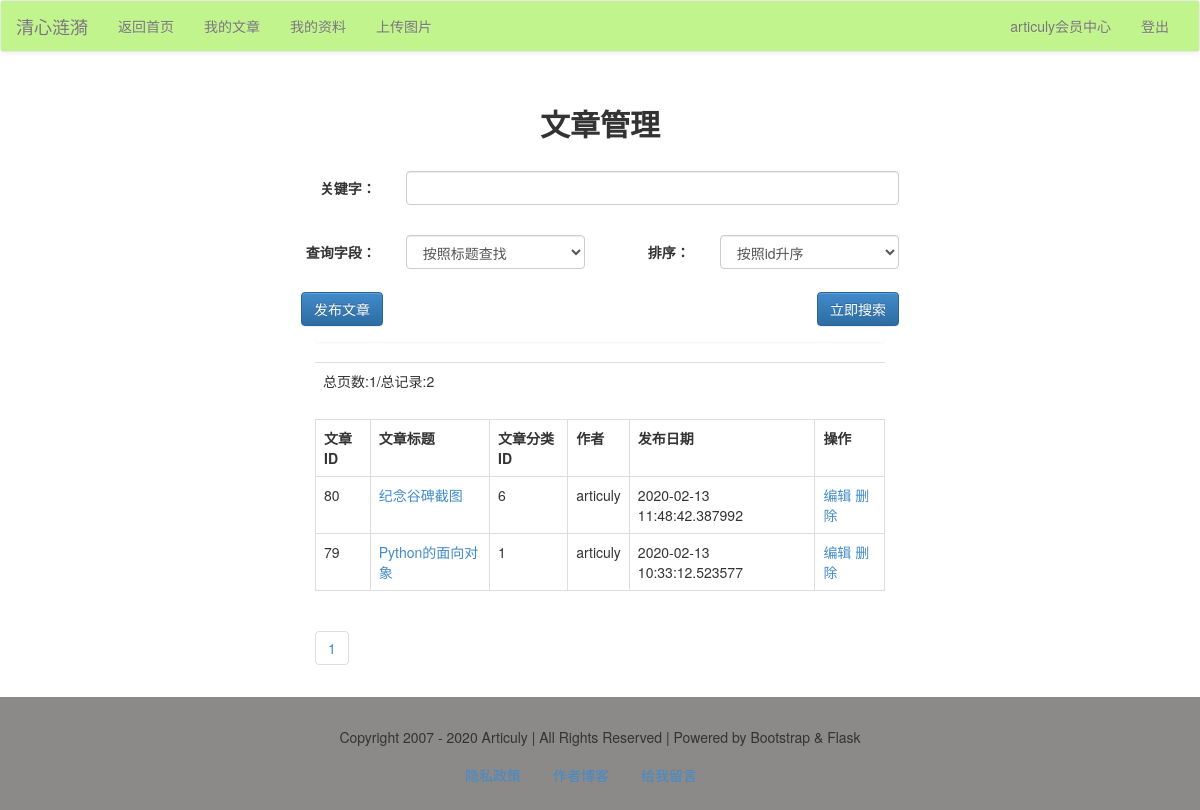
Before: /member/article/list/ (signed in) with the older database file.
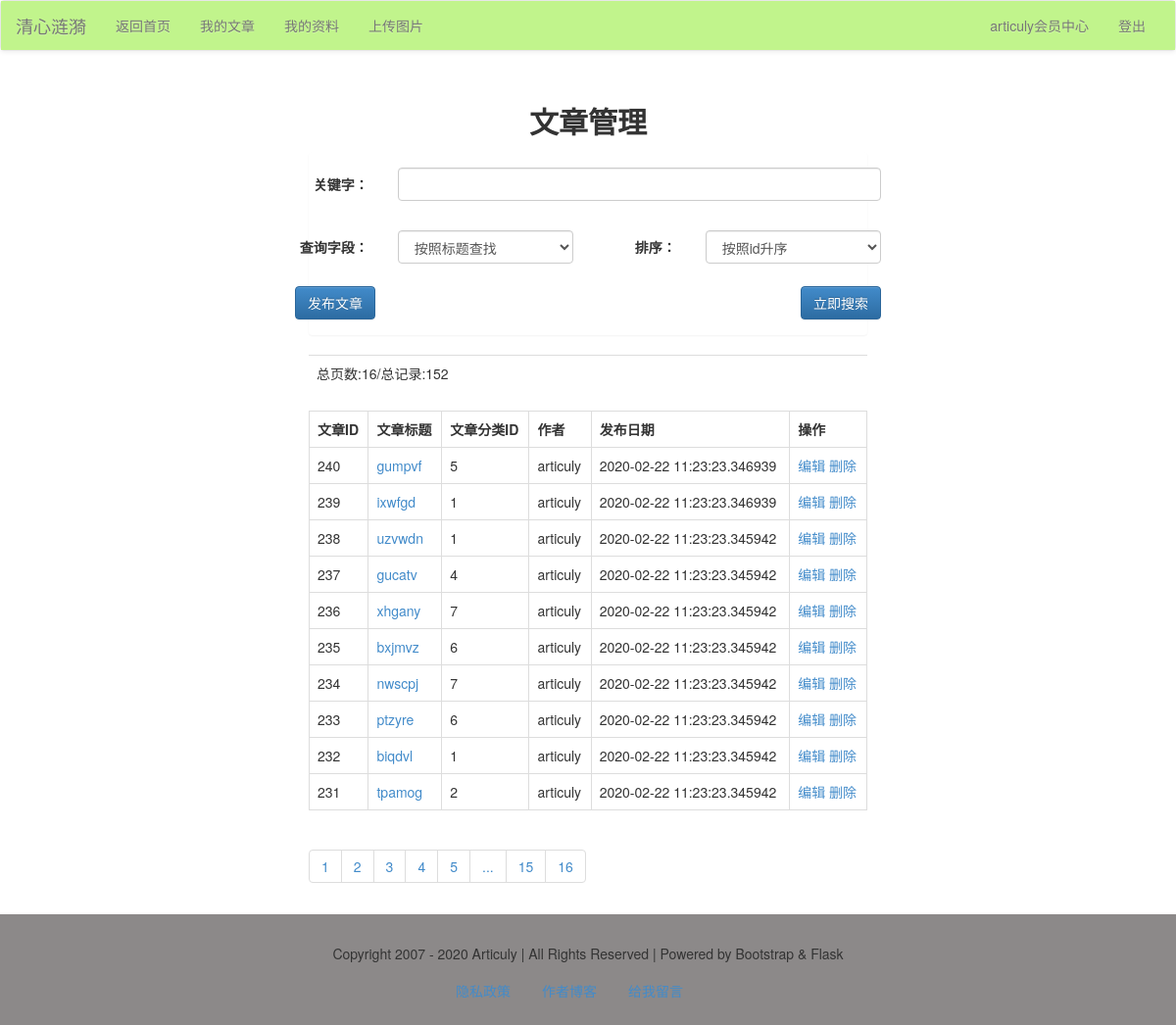
After: the same page with the newer database file.
### models.py (models this page shows)
class Article(db.Model):
    id = db.Column(db.Integer, primary_key=True)
    title = db.Column(db.String)
    thumb = db.Column(db.String)
    intro = db.Column(db.String)
    author = db.Column(db.String)
    content = db.Column(db.Text)
    pubdate = db.Column(db.DateTime, default=datetime.now)
    cate_id = db.Column(db.Integer, db.ForeignKey('category.cate_id'))

### member/articles.py (the view)
@member_app.route("/article/list/", methods=['get', 'post'])
def article_list():
    form = ArticleSearchForm()
    q = request.args.get('q')
    page = request.args.get('page', 1)
    if q is not None:
        form_field = request.args.get('field')
        form_order = request.args.get('order')
        if form_field == 'title':
            condition = Article.title.like('%%%s%%' % q)
        else:
            condition = Article.content.like('%%%s%%' % q)
        if form_order == '1':
            order = Article.id.asc()
        else:
            order = Article.id.desc()
        res = Article.query.filter(Article.author == session['user']).filter(condition).order_by(order).paginate(
            int(page), 10)
        articles = res.items
        pageList = res.iter_pages()
        total = res.total
        pages = res.pages
        return render_template('member/article/article_list.html', articles=articles, pageList=pageList, total=total,
                               pages=pages, form=form, q=q, field=form_field, order=form_order)
    else:
        res = Article.query.filter(Article.author == session['user']).order_by(Article.id.desc()).paginate(
            int(page), 10)
        articles = res.items
        pageList = res.iter_pages()
        total = res.total
        pages = res.pages
        return render_template("member/article/article_list.html", articles=articles, pageList=pageList, total=total,
                               pages=pages, form=form)

### forms/article_form.py
class ArticleSearchForm(FlaskForm):
    q = StringField('关键字：',
                    validators=[DataRequired()],
                    render_kw={'class': 'form-control'})
    field = SelectField('查询字段：',
                        choices=[('title', '按照标题查找'), ('content', '按照内容查找')],
                        render_kw={'class': 'form-control'})
    order = SelectField('排序：', choices=[('1', '按照id升序'), ('2', '按照id降序')],
                        render_kw={'class': 'form-control'})

### app.py (called while the page is built)
@app.context_processor
def account():
    username = session.get('user')
    return {'username': username}

@app.context_processor
def getCateList():
    cates = Category.query.all()
    return {'cates': cates}

### libs.py (called while the page is built)
def login_required(func):
    @wraps(func)
    def decorator_nest(*args, **kwargs):
        if not 'user' in session:
            return redirect(url_for('login'))
        else:
            print(func)
            return func(*args, **kwargs)
    return decorator_nest

### member/member_app.py (called while the page is built)
@member_app.before_request
@login_required
def is_login():
    print(session['user'])

### templates/member/article/article_list.html (shortened to what this page needs)
{% extends "member/member_base.html" %}
{% block content %}
    <div class="container-fluid">
        <div class="row">
            <div class="main col-lg-6 col-lg-offset-3 col-md-8 col-md-offset-2 col-sm-10 col-sm-offset-1 col-xs-12">
                <h2 class="text-center"><b>文章管理</b></h2>
                <div class="panel">
                    <form action="" method="get" class="form-horizontal">
                        <div class="row">
                            <div class="form-group">
                                <div class="col-xs-2 text-right">
                                    {{ form.q.label(class='control-label') }}
                                </div>
                                <div class="col-xs-10">
                                    {{ form.q }}
                                </div>
                            </div>
                        </div>
                        <div class="row">
                            <div class="form-group">
                                <div class="col-xs-2 text-right">
                                    {{ form.field.label(class='control-label') }}
                                </div>
                                <div class="col-xs-4">
                                    {{ form.field }}
                                </div>
                                <div class="col-xs-2 text-right">
                                    {{ form.order.label(class='control-label') }}
                                </div>
                                <div class="col-xs-4">
                                    {{ form.order }}
                                </div>
                            </div>
                        </div>
                        <div class="form-group ">
                            <a href="{{ url_for("member_app.article_post") }}"><input type="button" name="post"
                                                                                      class="btn btn-primary"
                                                                                      value="发布文章"></a>
                            <input type="submit" name="search" class="btn btn-primary pull-right" value="立即搜索">
                        </div>
                    </form>
                </div>
                <table class="table">
                    <tr>
                        <td>总页数:{{ pages }}/总记录:{{ total }}</td>
                    </tr>
                </table>
                <table class="table table-bordered">
                    <tr>
                        <th>文章ID</th>
                        <th>文章标题</th>
                        <th>文章分类ID</th>
                        <th>作者</th>
                        <th>发布日期</th>
                        <th>操作</th>
                    </tr>
                    {% for article in articles %}
                        <tr>
                            <td>{{ article.id }}</td>
                            <td>
                                <a href="{{ url_for("article_app.view", article_id=article.id) }}">{{ article.title }}</a>
                            </td>
                            <td>{{ article.cate_id }}</td>
                            <td>{{ article.author }}</td>
                            <td>{{ article.pubdate }}</td>
                            <td>
                                <a href="{{ url_for("member_app.article_edit", article_id=article.id) }}"
                                   target="_blank">编辑</a>
                                <a href="{{ url_for("member_app.article_delete", article_id=article.id) }}">删除</a>
                            </td>
                        </tr>
                    {% endfor %}
                </table>
                <ul class="pagination">
                    {% for page in pageList %}
                        {% if page!=None %}
                            {% if q==None %}
                                <li><a href="?page={{ page }}">{{ page }}</a></li>
                            {% else %}
                                <li>
                                    <a href="?page={{ page }}&q={{ q }}&field={{ field }}&order={{ order }}">{{ page }}</a>
                                </li>
                            {% endif %}
                        {% else %}
                            <li><a href="#">...</a></li>
                        {% endif %}
                    {% endfor %}
                </ul>
            </div>
        </div>
    </div>
{% endblock %}

### templates/member/member_base.html (shortened to what this page needs)
<!DOCTYPE html>
<html>
{% block head %}
    <head>
        <link rel="stylesheet" type="text/css" href="{{ url_for("static", filename="css/bootstrap.css") }}"/>
        <link rel="stylesheet" type="text/css" href="{{ url_for("static", filename="css/bootstrap-theme.css") }}"/>
    </head>
{% endblock %}
<body>
{% block nav %}
    <nav class="navbar navbar-default">
        <div class="container-fluid" style="background-color: #C1F48C;">
            <div class="navbar-header">
                <a class="navbar-brand" href="#">清心涟漪</a>
            </div>
            <div class="collapse navbar-collapse" id="bs-example-navbar-collapse-1">
                <ul class="nav navbar-nav">
                    <li><a href="/">返回首页</a></li>
                    <li><a href="{{ url_for("member_app.article_list") }}">我的文章</a></li>
                    <li><a href="{{ url_for("member_app.userEdit") }}">我的资料</a></li>
                    <li><a href="{{ url_for("member_app.upload") }}">上传图片</a></li>
                </ul>
                <ul class="nav navbar-nav navbar-right">
                    <li><a href="{{ url_for("member_app.member_index") }}">{{ username }}会员中心</a></li>
                    <li><a href="{{ url_for("logout") }}">登出</a></li>
                </ul>
            </div>
        </div>
    </nav>
{% endblock %}
{% block content %}{% endblock %}
{% block footer %}
    <footer>
        <div class="container-fluid">
            <div class="row">
                <div class="col-md-12">
                    Copyright 2007 - 2020 Articuly | All Rights Reserved | Powered by Bootstrap & Flask
                </div>
            </div>
        </div>
        <nav>
            <ul class="nav nav-pills">
                <li><a href="" data-toggle="modal" data-target="#myModal">隐私政策</a></li>
                <li><a href="https://articuly.com" target="_blank">作者博客</a></li>
                <li><a href="">给我留言</a></li>
            </ul>
        </nav>
    </footer>
{% endblock %}
</body>
</html>

Changed rows visible on the page:
no longer on this page (row unchanged): Article: id "80", title "纪念谷碑截图", cate_id "6", author "articuly", pubdate "2020-02-13 11:48:42.387992"
no longer on this page (row unchanged): Article: id "79", title "Python的面向对象", cate_id "1", author "articuly", pubdate "2020-02-13 10:33:12.523577"
added Article: id "240", title "gumpvf", cate_id "5", author "articuly", pubdate "2020-02-22 11:23:23.346939"
added Article: id "239", title "ixwfgd", cate_id "1", author "articuly", pubdate "2020-02-22 11:23:23.346939"
added Article: id "238", title "uzvwdn", cate_id "1", author "articuly", pubdate "2020-02-22 11:23:23.345942"
added Article: id "237", title "gucatv", cate_id "4", author "articuly", pubdate "2020-02-22 11:23:23.345942"
added Article: id "236", title "xhgany", cate_id "7", author "articuly", pubdate "2020-02-22 11:23:23.345942"
added Article: id "235", title "bxjmvz", cate_id "6", author "articuly", pubdate "2020-02-22 11:23:23.345942"
added Article: id "234", title "nwscpj", cate_id "7", author "articuly", pubdate "2020-02-22 11:23:23.345942"
added Article: id "233", title "ptzyre", cate_id "6", author "articuly", pubdate "2020-02-22 11:23:23.345942"
added Article: id "232", title "biqdvl", cate_id "1", author "articuly", pubdate "2020-02-22 11:23:23.345942"
added Article: id "231", title "tpamog", cate_id "2", author "articuly", pubdate "2020-02-22 11:23:23.345942"
Other visible differences:
{{ pages }}: "1" → "16"
{{ total }}: "2" → "152"
new list line: "2"
new list line: "3"
new list line: "4"
new list line: "5"
new list line: "15"
new list line: "16"
